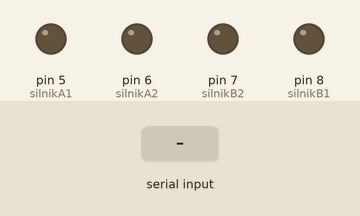
The sketch below on a simulated Arduino Uno, built with avr-gcc and run on an emulated ATmega328P. Parts: output pins drawn as LEDs (lit = HIGH). The inputs (shaded band) are chosen by the test bench. What the sketch prints to the serial monitor is not drawn.

Above: at 1.2 s.
1.3 s: "a" received over the second serial link
At 1.9 s:
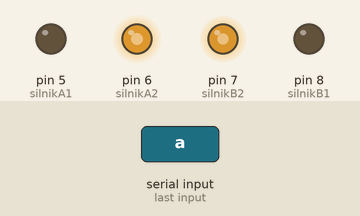
4.3 s: "b" received over Serial
At 4.8 s:
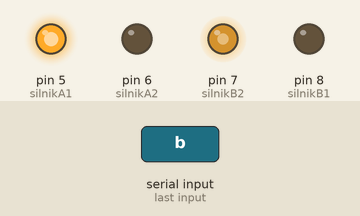
7.3 s: "d" received over the second serial link
At 8.4 s:
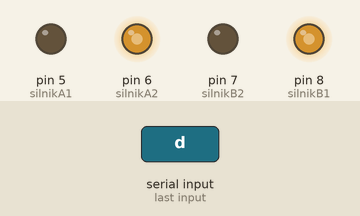
10.3 s: "b" received over the second serial link
13.3 s: "e" received over the second serial link
16.3 s: "c" received over Serial
Timing chart, 0 to 18.8 s (numbered marks = the images above; inputs shaded):
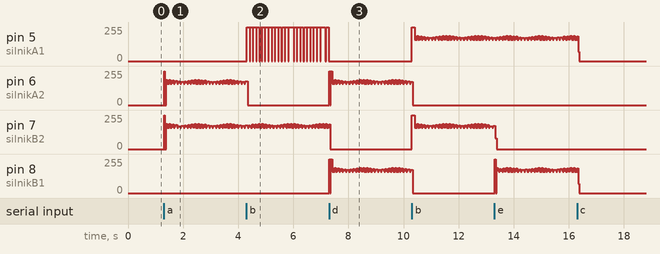

The sketch:

vehicle_bluetooth_arduino.ino
```cpp
#include <SoftwareSerial.h>
SoftwareSerial mySerial(10, 11); // RX, TX

int silnikA1 = 5;
int silnikA2 = 6;
int silnikB1 = 8;
int silnikB2 = 7;

int stan = 'g';

void mkStop(){
digitalWrite(silnikA1, LOW);
digitalWrite(silnikA2, LOW);
digitalWrite(silnikB2, LOW);
digitalWrite(silnikB1, LOW);
delay(5);
}

void setup() {
Serial.begin(9600);
pinMode(silnikA1, OUTPUT);
pinMode(silnikA2, OUTPUT);
pinMode(silnikB1, OUTPUT);
pinMode(silnikB2, OUTPUT);
 mySerial.begin(9600l);
}

void loop() {
if (mySerial.available()){
  stan = mySerial.read();
    Serial.write(stan);
}


if(Serial.available()>0){ // lee el bluetooth y almacena en stan
stan = Serial.read();
}
if(stan=='a'){ //forward
  mkStop();
digitalWrite(silnikA1, LOW);
digitalWrite(silnikA2, HIGH);
digitalWrite(silnikB2,HIGH);
digitalWrite(silnikB1, LOW);
}
if(stan=='b'){ // left
  mkStop();
digitalWrite(silnikA1, HIGH);
digitalWrite(silnikA2, LOW);
digitalWrite(silnikB2, HIGH);
digitalWrite(silnikB1, LOW);
}
if(stan=='d'){ // right
  mkStop();
digitalWrite(silnikA1, LOW);
digitalWrite(silnikA2, HIGH);
digitalWrite(silnikB2, LOW);
digitalWrite(silnikB1, HIGH);
}
if(stan=='e'){ // backward
  mkStop();
digitalWrite(silnikA1, HIGH);
digitalWrite(silnikA2, LOW);
digitalWrite(silnikB1, HIGH);
digitalWrite(silnikB2, LOW);
}

if(stan=='c'){ //stop
mkStop();
}
if (stan =='f'){

}
if (stan=='g'){
  digitalWrite(silnikA1, LOW);
digitalWrite(silnikA2, LOW);
digitalWrite(silnikB2, LOW);
digitalWrite(silnikB1, LOW);
}
delay(10);
}
```

Measured:
- after the input at 7.3 s, pin 5 (silnikA1): stops changing and stays 0/255
